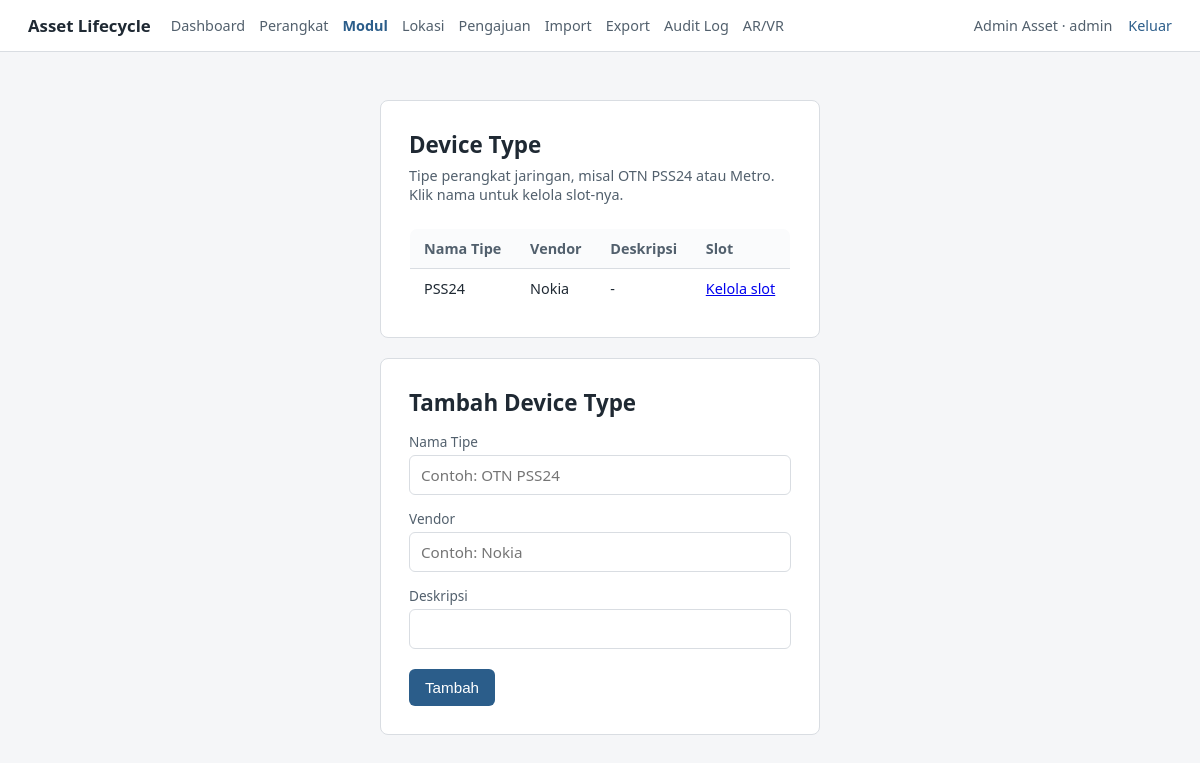
Screenshot of /device/types (signed in) with the database file from the repository.
### app/models/user.py (models this page shows, shortened)
class User(db.Model, UserMixin):
    __tablename__ = "user"
    user_id = db.Column(db.Integer, primary_key=True)
    name = db.Column(db.String(150), nullable=False)
    email = db.Column(db.String(150), unique=True)
    password = db.Column(db.String(255))
    role = db.Column(db.String(20), nullable=False)  # 'admin' / 'karyawan_tif' / 'teknisi'
    is_pj = db.Column(db.Boolean, default=False)
    district = db.Column(db.String(100))
    status = db.Column(db.String(20), default="aktif")  # 'aktif' / 'pending'
    avatar_path = db.Column(db.String(255), nullable=True)  # path relatif ke static/avatars/
    created_at = db.Column(db.DateTime, default=datetime.utcnow)
    updated_at = db.Column(db.DateTime, onupdate=datetime.utcnow)

### app/models/device_type.py (models this page shows)
class DeviceType(db.Model):
    __tablename__ = "device_types"
    device_type_id = db.Column(db.Integer, primary_key=True)
    nama_tipe = db.Column(db.String(100), nullable=False)  # 'OTN PSS24', 'Metro'
    vendor = db.Column(db.String(100))
    deskripsi = db.Column(db.Text)
    created_at = db.Column(db.DateTime, default=datetime.utcnow)
    updated_at = db.Column(db.DateTime, onupdate=datetime.utcnow)
    slot_definitions = db.relationship("SlotDefinition", backref="device_type")
    devices = db.relationship("Device", backref="device_type")

### app/modules/device/routes.py (the view, shortened to what this page needs)
@device_bp.route("/types", methods=["GET", "POST"])
@login_required
@role_required("admin")
def device_types():
    types = DeviceType.query.order_by(DeviceType.nama_tipe).all()
    return render_template("device/device_types.html", types=types)

### app/templates/device/device_types.html (shortened to what this page needs)
{% extends "base.html" %}
{% block content %}
<div class="page page--wide" style="margin:0;padding:0;max-width:none;">
<div class="card" style="margin-bottom:20px;">
    <h1>Device Type</h1>
    <p class="subtitle">Tipe perangkat jaringan, misal OTN PSS24 atau Metro. Klik nama untuk kelola slot-nya.</p>
    <table>
        <thead>
            <tr>
                <th>Nama Tipe</th>
                <th>Vendor</th>
                <th>Deskripsi</th>
                <th>Slot</th>
            </tr>
        </thead>
        <tbody>
            {% for t in types %}
            <tr>
                <td>{{ t.nama_tipe }}</td>
                <td>{{ t.vendor or "-" }}</td>
                <td>{{ t.deskripsi or "-" }}</td>
                <td><a href="{{ url_for('device.slot_definitions', device_type_id=t.device_type_id) }}">Kelola slot</a></td>
            </tr>
            {% else %}
            <tr><td colspan="4">Belum ada Device Type.</td></tr>
            {% endfor %}
        </tbody>
    </table>
</div>
<div class="card">
    <h1>Tambah Device Type</h1>
    <form method="POST">
        <label for="nama_tipe">Nama Tipe</label>
        <input type="text" id="nama_tipe" name="nama_tipe" placeholder="Contoh: OTN PSS24" required>
        <label for="vendor">Vendor</label>
        <input type="text" id="vendor" name="vendor" placeholder="Contoh: Nokia">
        <label for="deskripsi">Deskripsi</label>
        <input type="text" id="deskripsi" name="deskripsi">
        <button type="submit">Tambah</button>
    </form>
</div>
</div>
{% endblock %}

### app/templates/base.html (shortened to what this page needs)
<!DOCTYPE html>
<html lang="id">
<head>
    <link rel="stylesheet" href="{{ url_for('static', filename='style.css') }}">
</head>
<body>
    <header class="topbar">
        <div style="display:flex;align-items:center;gap:20px;">
            <a href="{{ url_for('index') }}" class="topbar__brand">Asset Lifecycle</a>
            {% if current_user.is_authenticated %}
            <nav class="topbar__menu" style="display:flex;gap:14px;font-size:0.9rem;">
                <a href="{{ url_for('index') }}" style="color:var(--ink-soft);text-decoration:none;">Dashboard</a>
                <a href="{{ url_for('device.devices') }}" style="color:var(--ink-soft);text-decoration:none;">Perangkat</a>
                <a href="{{ url_for('module_request.inventory') }}" style="color:var(--accent);font-weight:600;text-decoration:none;">Modul</a>
                <a href="{{ url_for('device.locations') }}" style="color:var(--ink-soft);text-decoration:none;">Lokasi</a>
                <a href="{{ url_for('module_request.list_requests') }}" style="color:var(--ink-soft);text-decoration:none;">Pengajuan</a>
                {% if current_user.role in ['admin', 'karyawan_tif'] %}
                <a href="{{ url_for('data_import.index') }}" style="color:var(--ink-soft);text-decoration:none;">Import</a>
                <a href="{{ url_for('export.index') }}" style="color:var(--ink-soft);text-decoration:none;">Export</a>
                <a href="{{ url_for('audit.logs') }}" style="color:var(--ink-soft);text-decoration:none;">Audit Log</a>
                {% endif %}
                <a href="{{ url_for('ar.scan') }}" style="color:var(--ink-soft);text-decoration:none;">AR/VR</a>
            </nav>
            {% endif %}
        </div>
        <nav class="topbar__nav">
            {% if current_user.is_authenticated %}
                <span class="topbar__user">{{ current_user.name }} &middot; {{ current_user.role }}{% if current_user.is_pj %} &middot; PJ{% endif %}</span>
                <a href="{{ url_for('auth.logout') }}">Keluar</a>
            {% else %}
                <a href="{{ url_for('auth.login') }}">Masuk</a>
            {% endif %}
        </nav>
    </header>
    <main class="page">
        {% block content %}{% endblock %}
    </main>
</body>
</html>

### app/static/style.css (style rules this page uses)
:root { --ink: #1f2933; --ink-soft: #52606d; --line: #d9dde2; --surface: #ffffff; --bg: #f5f6f8; --accent: #2b5d8a; --accent-hover: #234a6f; --error-bg: #fbe9e7; --error-ink: #9c3b2e; --success-bg: #e6f3ea; --success-ink: #2c6e49; }
* { box-sizing: border-box; }
body { margin: 0; font-family: "Segoe UI", system-ui, -apple-system, sans-serif; color: var(--ink); background: var(--bg); }
.topbar { display: flex; justify-content: space-between; align-items: center; padding: 14px 28px; background: var(--surface); border-bottom: 1px solid var(--line); }
.topbar__brand { font-weight: 600; font-size: 1.05rem; color: var(--ink); text-decoration: none; }
.topbar__nav { display: flex; align-items: center; gap: 16px; font-size: 0.9rem; }
.topbar__nav a { color: var(--accent); text-decoration: none; }
.topbar__user { color: var(--ink-soft); }
.page { max-width: 480px; margin: 48px auto; padding: 0 20px; }
.page--wide { max-width: 900px; }
.card { background: var(--surface); border: 1px solid var(--line); border-radius: 8px; padding: 28px; }
h1 { font-size: 1.4rem; margin: 0 0 6px; }
.subtitle { color: var(--ink-soft); font-size: 0.9rem; margin: 0 0 24px; }
label { display: block; font-size: 0.85rem; color: var(--ink-soft); margin-bottom: 4px; margin-top: 14px; }
input, select { width: 100%; padding: 9px 11px; border: 1px solid var(--line); border-radius: 6px; font-size: 0.95rem; font-family: inherit; }
button, .btn { display: inline-block; margin-top: 20px; padding: 10px 16px; background: var(--accent); color: white; border: none; border-radius: 6px; font-size: 0.95rem; cursor: pointer; text-decoration: none; }
table { width: 100%; border-collapse: collapse; background: var(--surface); border: 1px solid var(--line); border-radius: 8px; overflow: hidden; }
th, td { text-align: left; padding: 10px 14px; border-bottom: 1px solid var(--line); font-size: 0.9rem; }
th { background: #fafbfc; color: var(--ink-soft); font-weight: 600; }
tr:last-child td { border-bottom: none; }

### rows the page displays
User: name "Admin Asset", role "admin"
DeviceType: nama_tipe "PSS24", vendor "Nokia", deskripsi "-"
